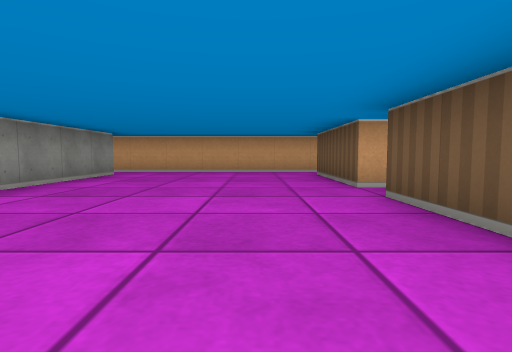
view 1 (above)

23 first-person views from a walk through a cub3D level. The camera is about half as high as the walls, tilts 4° down and sees 80° across. The floor is counted in squares. Each view is taken from the middle of a square. On the plan, view 1 faces up. The plan holds only what a view shows up to about 9 squares ahead; the rest is blank.

view 2
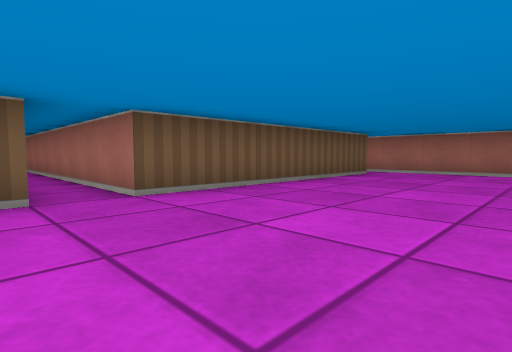

view 3
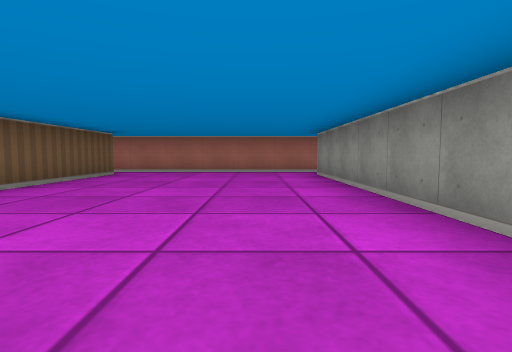

view 4
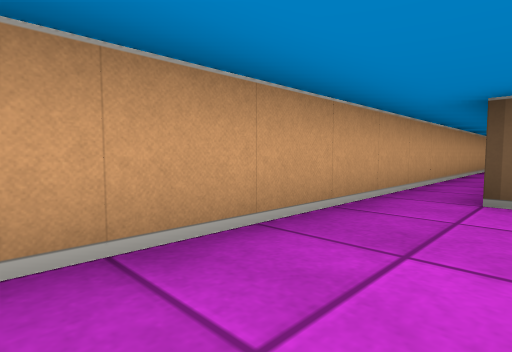

view 5
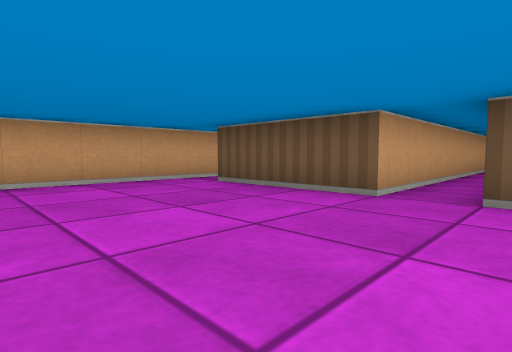

view 6
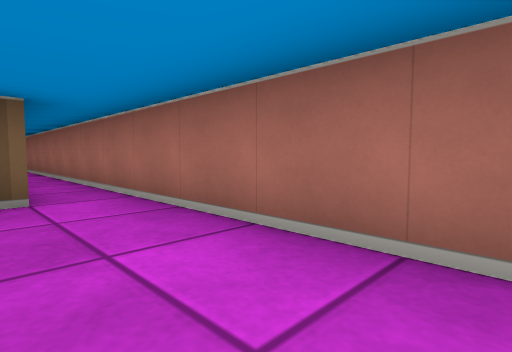

view 7
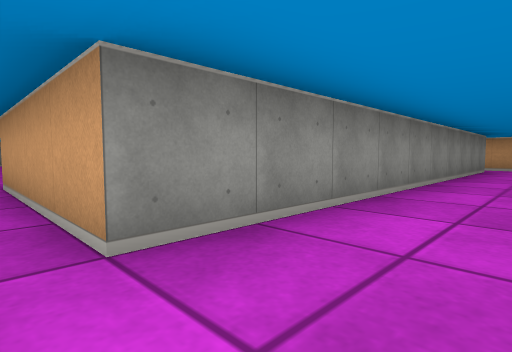

view 8
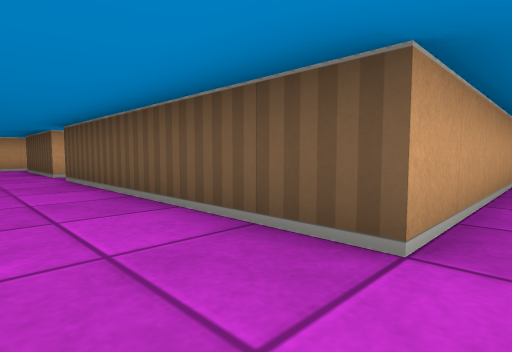

view 9
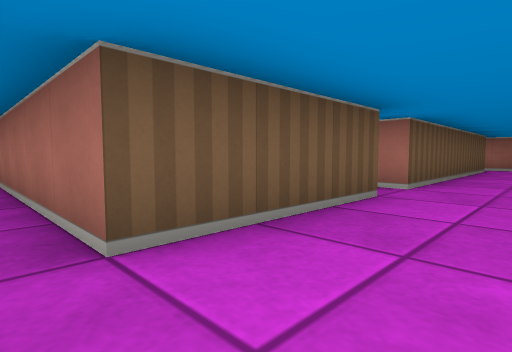

view 10
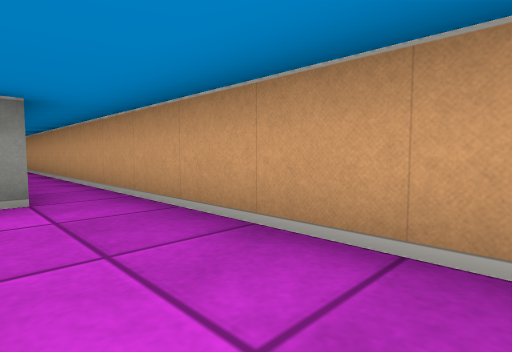

view 11
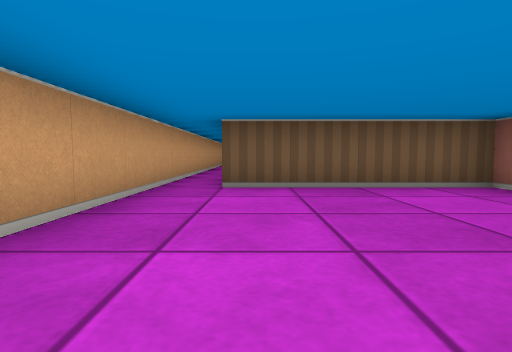

view 12
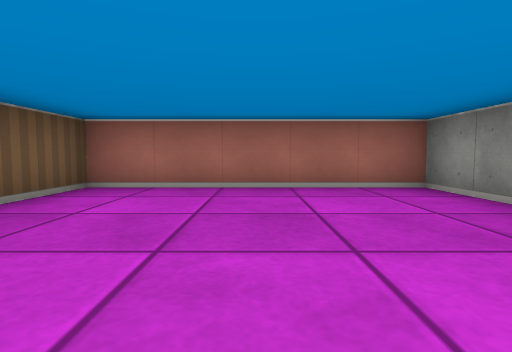

view 13
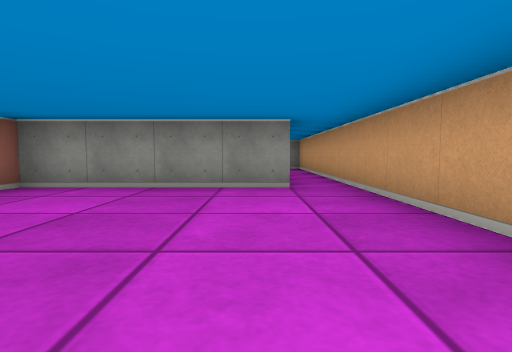

view 14
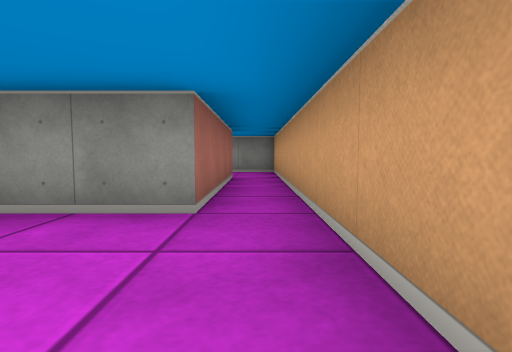

view 15
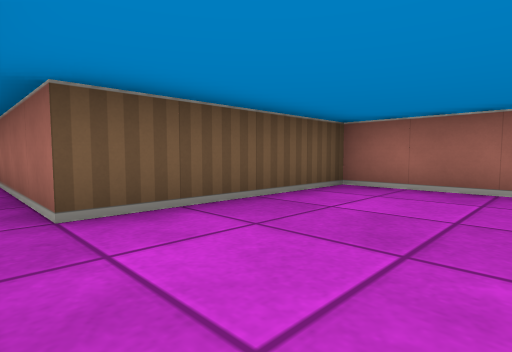

view 16
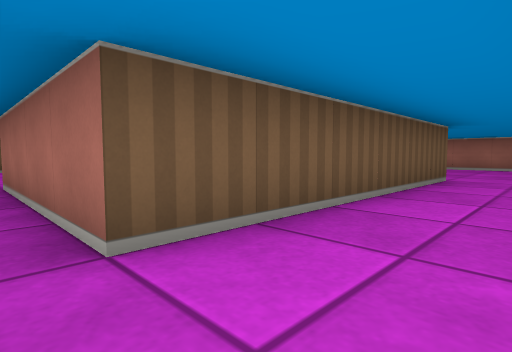

view 17
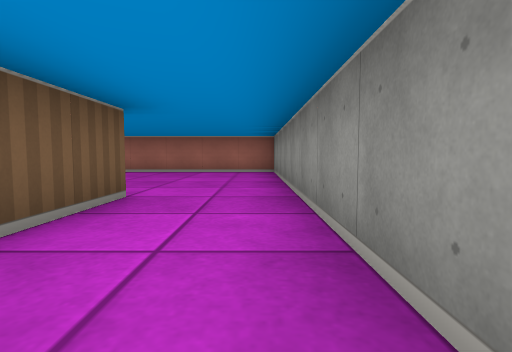

view 18
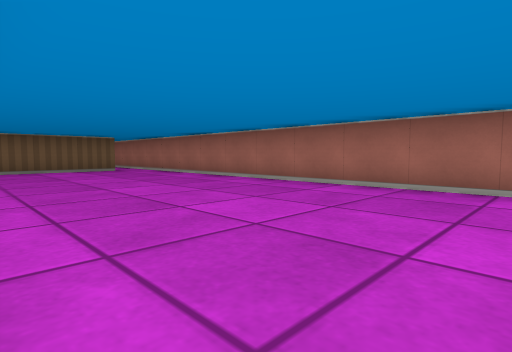

view 19
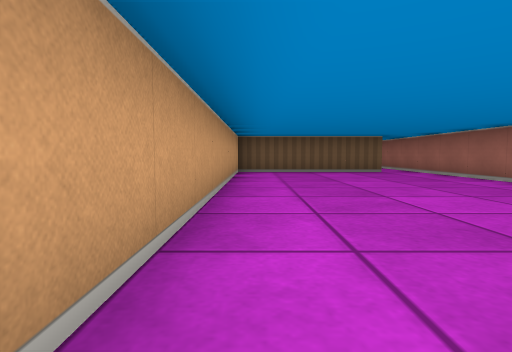

view 20
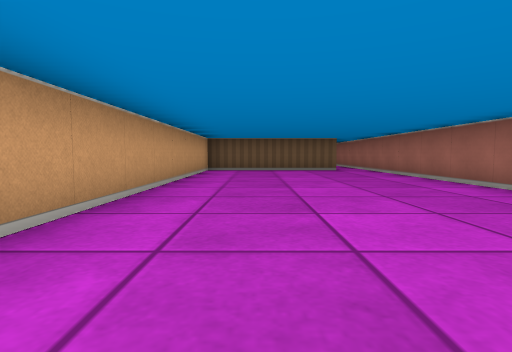

view 21
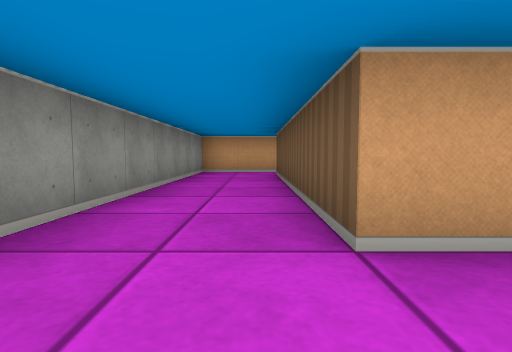

view 22
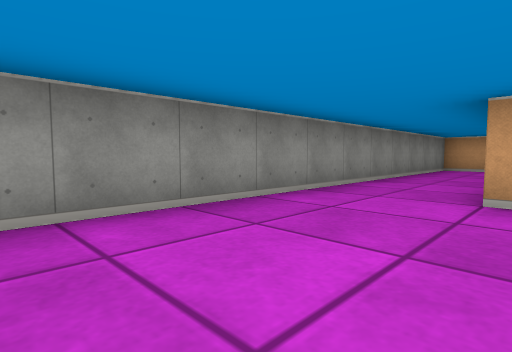

view 23
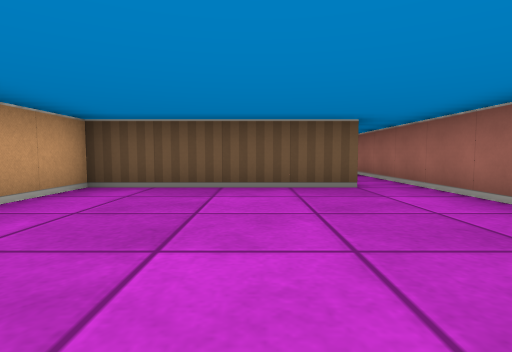

### Floor plan
Ten units are one square. View 1 is at (0, 0); x grows to the right and y downward. Boxes are objects, and circles mark ways between rooms. Rooms are numbered by the first view taken in them; rooms with no view inside come last. Other rooms are left out.
<svg viewBox="-190 -90 280 130">
<path fill="none" stroke="#000" d="M-35 -76 -35 25M58 25 15 25 15 -35 85 -35M85 -45 15 -45 15 -75 59 -75M-35 35 85 35M85 -85 -35 -85M-125 -75 -125 -35 -75 -35 -75 -75 -41 -75M-35 -85 -125 -85M-125 -85 -185 -85 -185 35 -35 35M-35 25 -75 25 -75 -15 -165 -15 -165 -75 -125 -75"/>
<circle cx="-40" cy="-80" r="3" fill="#2a7"/>
<circle cx="-30" cy="30" r="3" fill="#2a7"/>
<circle cx="-120" cy="-80" r="3" fill="#2a7"/>
<text x="10" y="-30">1</text>
<text x="-90" y="-60">2</text>
<text x="-140" y="0">3</text>
</svg>
Room 1 opens to room 2. Room 1 opens to room 3. Room 2 opens to room 3.

Where each view was taken, in squares from view 1:
view 1: 0 up, 0 right, facing up
view 2: 5 up, 2 left, facing down-right
view 3: 5 up, 2 left, facing down
view 4: 7 up, 2 left, facing up-right
view 5: 3 up, 2 left, facing up-right
view 6: 2 down, 2 left, facing down-right
view 7: 3 down, 2 left, facing up-left
view 8: 3 down, 0 right, facing up-right
view 9: 8 up, 0 right, facing down-right
view 10: 7 up, 0 right, facing up-left
view 11: 7 up, 12 left, facing right
view 12: 8 up, 10 left, facing down
view 13: 7 up, 8 left, facing left
view 14: 8 up, 10 left, facing left
view 15: 8 up, 10 left, facing down-right
view 16: 8 up, 18 left, facing down-right
view 17: 5 up, 18 left, facing down
view 18: 1 up, 17 left, facing down-right
view 19: 1 up, 16 left, facing right
view 20: 0 up, 17 left, facing right
view 21: 0 up, 17 left, facing up
view 22: 2 down, 16 left, facing up-left
view 23: 1 down, 12 left, facing right
